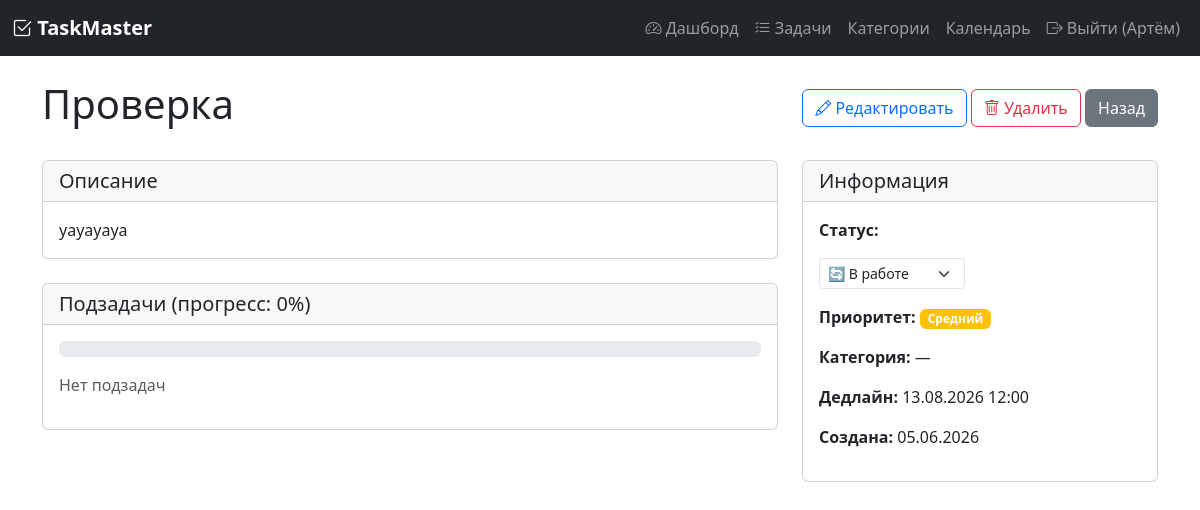
Page /task/1 (signed in) on the committed database.
### models.py (models this page shows, shortened)
class User(UserMixin, db.Model):
    __tablename__ = 'user'
    id = db.Column(db.Integer, primary_key=True)
    username = db.Column(db.String(80), unique=True, nullable=False)
    email = db.Column(db.String(120), unique=True, nullable=False)
    password_hash = db.Column(db.String(200), nullable=False)
    registered_at = db.Column(db.DateTime, default=datetime.utcnow)
    timezone = db.Column(db.String(50), default='Europe/Moscow')
    role = db.Column(db.String(20), default='user')  # 'user' или 'admin'
    tasks = db.relationship('Task', backref='author', lazy=True, cascade='all, delete-orphan')
    categories = db.relationship('Category', backref='user', lazy=True, cascade='all, delete-orphan')
    tags = db.relationship('Tag', backref='user', lazy=True, cascade='all, delete-orphan')

class Task(db.Model):
    __tablename__ = 'task'
    id = db.Column(db.Integer, primary_key=True)
    title = db.Column(db.String(200), nullable=False)
    description = db.Column(db.Text, default='')
    status = db.Column(db.String(20), default='pending')  # pending, in_progress, completed
    priority = db.Column(db.String(20), default='medium')  # low, medium, high
    deadline = db.Column(db.DateTime, nullable=True)
    created_at = db.Column(db.DateTime, default=datetime.utcnow)
    updated_at = db.Column(db.DateTime, default=datetime.utcnow, onupdate=datetime.utcnow)
    user_id = db.Column(db.Integer, db.ForeignKey('user.id'), nullable=False)
    category_id = db.Column(db.Integer, db.ForeignKey('category.id'), nullable=True)
    subtasks = db.relationship('Subtask', backref='parent_task', lazy=True, cascade='all, delete-orphan')
    tags = db.relationship('Tag', secondary=task_tags, backref='tasks', lazy='dynamic')
    attachments = db.relationship('Attachment', backref='task', lazy=True, cascade='all, delete-orphan')
    recurring_rule = db.relationship('RecurringRule', backref='task', uselist=False, cascade='all, delete-orphan')
    @property
    def progress(self):
        if not self.subtasks:
            return 100 if self.status == 'completed' else 0
        completed = sum(1 for st in self.subtasks if st.is_completed)
        return int((completed / len(self.subtasks)) * 100)
    @property
    def is_overdue(self):
        if self.status == 'completed':
            return False
        if self.deadline and self.deadline < datetime.utcnow():
            return True
        return False

### app.py (the view)
@app.route('/task/<int:task_id>')
@login_required
def task_detail(task_id):
    task = Task.query.get_or_404(task_id)
    if task.user_id != current_user.id:
        flash('У вас нет доступа к этой задаче', 'danger')
        return redirect(url_for('tasks'))
    return render_template('task_detail.html', task=task)

### app.py (called while the page is built)
@login_manager.user_loader
def load_user(user_id):
    return User.query.get(int(user_id))

### templates/task_detail.html (shortened to what this page needs)
{% extends "base.html" %}
{% block content %}
<div class="d-flex justify-content-between align-items-center mb-4">
    <h1>{{ task.title }}</h1>
    <div>
        <a href="{{ url_for('task_edit', task_id=task.id) }}" class="btn btn-outline-primary">
            <i class="bi bi-pencil"></i> Редактировать
        </a>
        <form action="{{ url_for('task_delete', task_id=task.id) }}" method="POST" class="d-inline"
              onsubmit="return confirm('Удалить задачу?')">
            <button type="submit" class="btn btn-outline-danger">
                <i class="bi bi-trash"></i> Удалить
            </button>
        </form>
        <a href="{{ url_for('tasks') }}" class="btn btn-secondary">Назад</a>
    </div>
</div>
<div class="row">
    <div class="col-md-8">
        <div class="card mb-4">
            <div class="card-header">
                <h5 class="mb-0">Описание</h5>
            </div>
            <div class="card-body">
                {% if task.description %}
                    {{ task.description|safe }}
                {% else %}
                    <p class="text-muted">Нет описания</p>
                {% endif %}
            </div>
        </div>
        <div class="card mb-4">
            <div class="card-header">
                <h5 class="mb-0">Подзадачи (прогресс: {{ task.progress }}%)</h5>
            </div>
            <div class="card-body">
                <div class="progress mb-3">
                </div>
                {% if task.subtasks %}
                    <ul class="list-group">
                        {% for subtask in task.subtasks %}
                            <li class="list-group-item d-flex justify-content-between align-items-center">
                                <div class="form-check">
                                    <input type="checkbox" class="form-check-input subtask-toggle"
                                           data-subtask-id="{{ subtask.id }}"
                                           {% if subtask.is_completed %}checked{% endif %}>
                                    <label class="form-check-label {% if subtask.is_completed %}text-decoration-line-through{% endif %}">
                                        {{ subtask.title }}
                                    </label>
                                </div>
                            </li>
                        {% endfor %}
                    </ul>
                {% else %}
                    <p class="text-muted">Нет подзадач</p>
                {% endif %}
            </div>
        </div>
    </div>
    <div class="col-md-4">
        <div class="card mb-4">
            <div class="card-header">
                <h5 class="mb-0">Информация</h5>
            </div>
            <div class="card-body">
                <p><strong>Статус:</strong>
    <form action="{{ url_for('task_change_status', task_id=task.id) }}" method="POST" class="d-inline">
        <select name="status" class="form-select form-select-sm d-inline-block" style="width: auto;" onchange="this.form.submit()">
            <option value="in_progress" {% if task.status == 'in_progress' %}selected{% endif %}>🔄 В работе</option>
        </select>
    </form>
</p>
                <p><strong>Приоритет:</strong>
                    {% if task.priority == 'high' %}
                        <span class="badge bg-danger">Высокий</span>
                    {% elif task.priority == 'medium' %}
                        <span class="badge bg-warning">Средний</span>
                    {% else %}
                        <span class="badge bg-info">Низкий</span>
                    {% endif %}
                </p>
                <p><strong>Категория:</strong>
                    {% if task.category %}
                        <span class="badge" style="background-color: {{ task.category.color }}">
                            {{ task.category.name }}
                        </span>
                    {% else %}
                        —
                    {% endif %}
                </p>
                <p><strong>Дедлайн:</strong>
                    {% if task.deadline %}
                        {{ task.deadline.strftime('%d.%m.%Y %H:%M') }}
                    {% else %}
                        —
                    {% endif %}
                </p>
                <p><strong>Создана:</strong> {{ task.created_at.strftime('%d.%m.%Y') }}</p>
            </div>
        </div>
    </div>
</div>
{% endblock %}

### templates/base.html (shortened to what this page needs)
<!DOCTYPE html>
<html lang="ru">
<head>
    <link href="https://cdn.jsdelivr.net/npm/bootstrap@5.3.0/dist/css/bootstrap.min.css" rel="stylesheet">
    <link rel="stylesheet" href="https://cdn.jsdelivr.net/npm/bootstrap-icons@1.11.0/font/bootstrap-icons.css">
</head>
<body>
    {% if current_user.is_authenticated %}
    <nav class="navbar navbar-expand-lg navbar-dark bg-dark">
        <div class="container-fluid">
            <a class="navbar-brand" href="{{ url_for('dashboard') }}">
                <i class="bi bi-check2-square"></i> TaskMaster
            </a>
            <div class="collapse navbar-collapse" id="navbarNav">
                <ul class="navbar-nav ms-auto">
                    <li class="nav-item">
                        <a class="nav-link" href="{{ url_for('dashboard') }}">
                            <i class="bi bi-speedometer2"></i> Дашборд
                        </a>
                    </li>
                    <li class="nav-item">
    <a class="nav-link" href="{{ url_for('tasks') }}">
        <i class="bi bi-list-check"></i> Задачи
    </a>
</li>
                    <li class="nav-item">
                        <a class="nav-link" href="#">Категории</a>
                    </li>
                    <li class="nav-item">
                        <a class="nav-link" href="#">Календарь</a>
                    </li>
                    <li class="nav-item">
                        <a class="nav-link" href="{{ url_for('logout') }}">
                            <i class="bi bi-box-arrow-right"></i> Выйти ({{ current_user.username }})
                        </a>
                    </li>
                </ul>
            </div>
        </div>
    </nav>
    {% endif %}
    <div class="container mt-4">
        {% block content %}{% endblock %}
    </div>
</body>
</html>

### templates/base.html (style rules this page uses)
.navbar-brand { font-weight: bold; }
select option[value="in_progress"] { color: orange; }

### rows in the picture
User: username "Артём"
Task: title "Проверка", description "уауауауа", progress "0", status "🔄 В работе", deadline "13.08.2026 12:00", created_at "05.06.2026"
